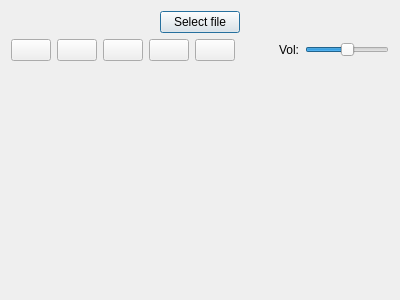
<?xml version="1.0" encoding="UTF-8"?>
<ui version="4.0">
 <class>music_player_dialog</class>
 <widget class="QDialog" name="music_player_dialog">
  <property name="geometry">
   <rect>
    <x>0</x>
    <y>0</y>
    <width>400</width>
    <height>300</height>
   </rect>
  </property>
  <property name="windowTitle">
   <string>Music Player</string>
  </property>
  <layout class="QVBoxLayout" name="verticalLayout">
   <item>
    <layout class="QHBoxLayout" name="topLayout">
     <item>
      <spacer name="topSpacerLeft">
       <property name="orientation">
        <enum>Qt::Orientation::Horizontal</enum>
       </property>
       <property name="sizeHint" stdset="0">
        <size>
         <width>40</width>
         <height>20</height>
        </size>
       </property>
      </spacer>
     </item>
     <item>
      <widget class="QPushButton" name="fileSelectButton">
       <property name="text">
        <string>Select file</string>
       </property>
      </widget>
     </item>
     <item>
      <spacer name="topSpacerRight">
       <property name="orientation">
        <enum>Qt::Orientation::Horizontal</enum>
       </property>
       <property name="sizeHint" stdset="0">
        <size>
         <width>40</width>
         <height>20</height>
        </size>
       </property>
      </spacer>
     </item>
    </layout>
   </item>
   <item>
    <layout class="QHBoxLayout" name="bottomLayout">
     <property name="spacing">
      <number>6</number>
     </property>
     <property name="margin" stdset="0">
      <number>0</number>
     </property>
     <item>
      <widget class="QPushButton" name="reverseButton">
       <property name="text">
        <string/>
       </property>
       <property name="icon">
        <iconset theme="QIcon::ThemeIcon::MediaSeekBackward"/>
       </property>
      </widget>
     </item>
     <item>
      <widget class="QPushButton" name="playButton">
       <property name="text">
        <string/>
       </property>
       <property name="icon">
        <iconset theme="QIcon::ThemeIcon::MediaPlaybackStart"/>
       </property>
      </widget>
     </item>
     <item>
      <widget class="QPushButton" name="forwardButton">
       <property name="text">
        <string/>
       </property>
       <property name="icon">
        <iconset theme="QIcon::ThemeIcon::MediaSeekForward"/>
       </property>
      </widget>
     </item>
     <item>
      <widget class="QPushButton" name="pauseButton">
       <property name="text">
        <string/>
       </property>
       <property name="icon">
        <iconset theme="QIcon::ThemeIcon::MediaPlaybackPause"/>
       </property>
      </widget>
     </item>
     <item>
      <widget class="QPushButton" name="stopButton">
       <property name="text">
        <string/>
       </property>
       <property name="icon">
        <iconset theme="QIcon::ThemeIcon::MediaPlaybackStop"/>
       </property>
      </widget>
     </item>
     <item>
      <spacer name="buttonSpacer">
       <property name="orientation">
        <enum>Qt::Orientation::Horizontal</enum>
       </property>
       <property name="sizeType">
        <enum>QSizePolicy::Policy::MinimumExpanding</enum>
       </property>
       <property name="sizeHint" stdset="0">
        <size>
         <width>0</width>
         <height>0</height>
        </size>
       </property>
      </spacer>
     </item>
     <item>
      <widget class="QLabel" name="volumeLabel">
       <property name="text">
        <string>Vol:</string>
       </property>
      </widget>
     </item>
     <item>
      <widget class="QSlider" name="volumeSlider">
       <property name="maximum">
        <number>100</number>
       </property>
       <property name="value">
        <number>50</number>
       </property>
       <property name="orientation">
        <enum>Qt::Orientation::Horizontal</enum>
       </property>
      </widget>
     </item>
    </layout>
   </item>
   <item>
    <spacer name="verticalSpacer">
     <property name="orientation">
      <enum>Qt::Orientation::Vertical</enum>
     </property>
     <property name="sizeHint" stdset="0">
      <size>
       <width>20</width>
       <height>40</height>
      </size>
     </property>
    </spacer>
   </item>
  </layout>
 </widget>
 <resources/>
 <connections/>
</ui>
